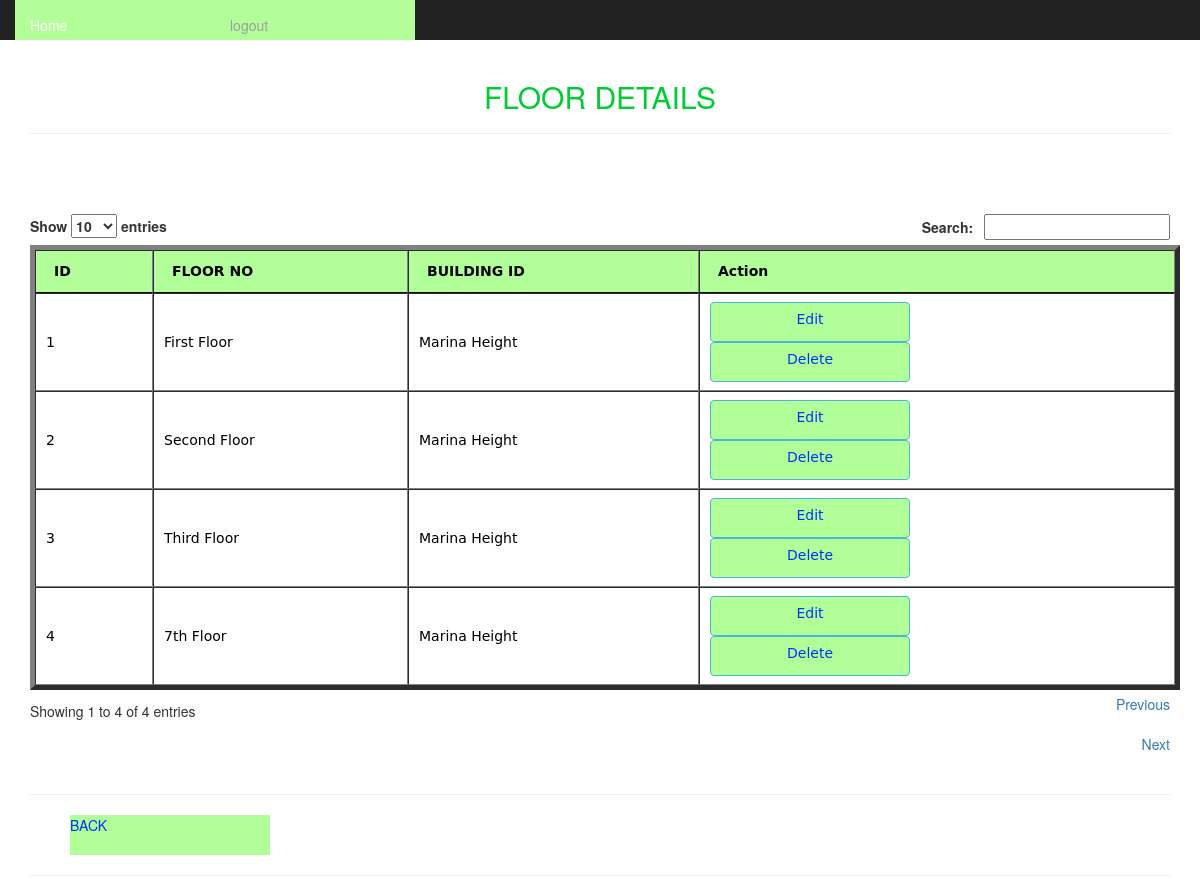
Page /siteadmin/floordetails.php (signed in) on the earlier database version.
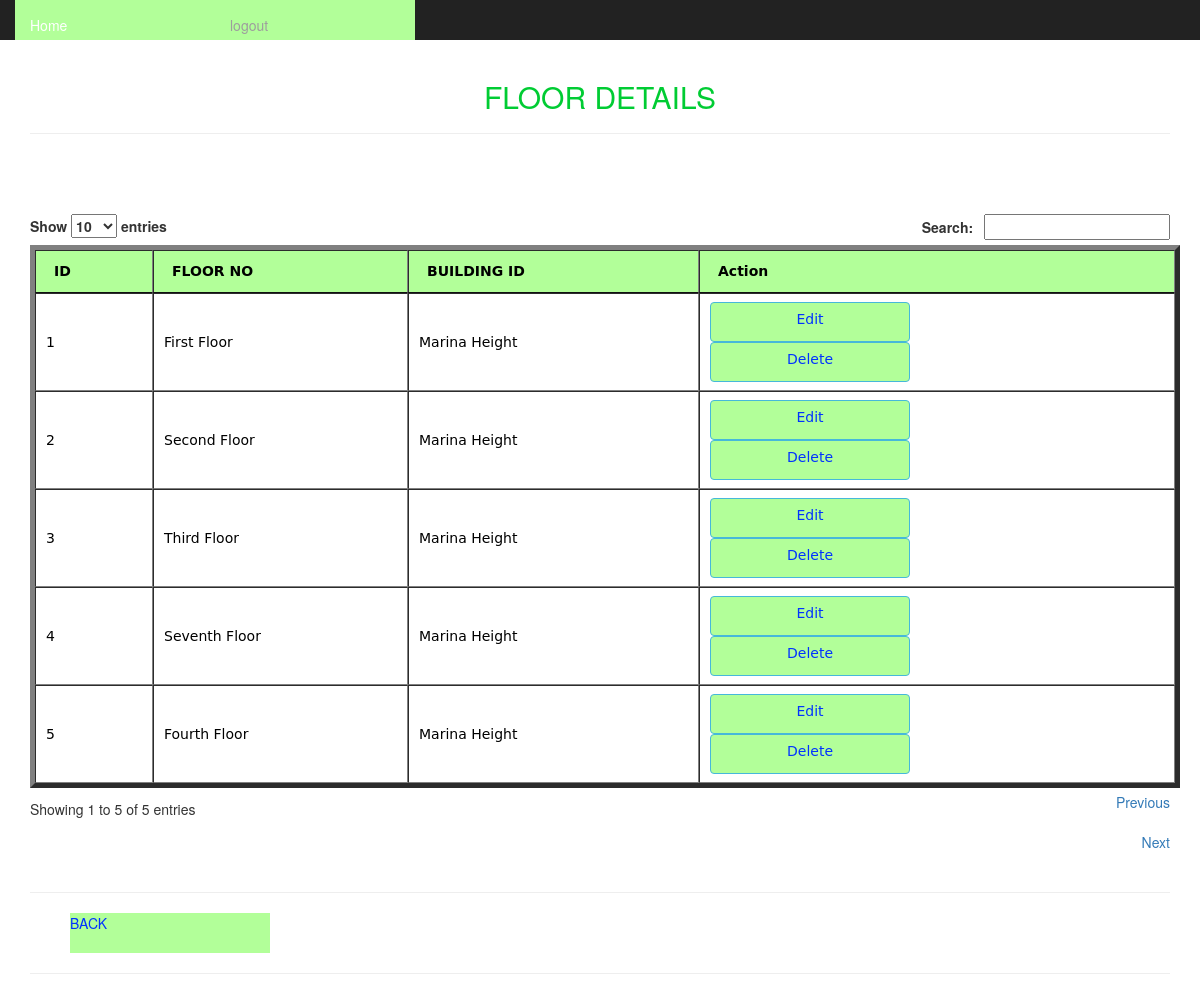
Same page on the later database version.
### tables this page shows
CREATE TABLE `floors` (
  `fid` int(11) NOT NULL,
  `floor_no` varchar(200) NOT NULL,
  `building_id` int(11) NOT NULL,
  `added_date` timestamp NOT NULL DEFAULT CURRENT_TIMESTAMP
);

CREATE TABLE `building_info` (
  `bldid` int(11) NOT NULL,
  `name` varchar(200) NOT NULL,
  `address` varchar(200) NOT NULL,
  `security_guard_mobile` varchar(200) NOT NULL,
  `building_make_year` varchar(200) NOT NULL,
  `status` varchar(255) NOT NULL,
  `added_date` timestamp NOT NULL DEFAULT CURRENT_TIMESTAMP
);

### siteadmin/floordetails.php (the view, shortened to what this page needs)
<html>
<head>
<link rel="stylesheet" href="../css/bootstrap.css" type="text/css" media="screen"/>
<link rel="stylesheet" href="../style/style.css" type="text/css" media="screen"/>
<link href="../style/jquery.dataTables.min.css" rel="stylesheet">
</head>
 <body>
<div class="container">
<nav class="nav navbar-inverse navbar-fixed-top">
<?php include_once("headerad.php");?>
</nav><br><br><br>
   <h2 align="center" style="color:#0C3; text-transform:uppercase;">Floor details</h2>
     <HR>
          <BR>
					<BR>
   <div><br/>
     <div align="center" style="margin-center:1px;">
<?php
$result = mysql_query("SELECT * FROM floors");
$i = 0;
echo "<table id='users' border='5' style='background-color:#B2FF99'>
<thead>
<tr>
<th>ID</th>
<th>FLOOR NO</th>
<th>BUILDING ID</th>
<th>Action</th>
</tr></thead><tbody>";
while($row = mysql_fetch_array($result))
{
	$i++;
$b = mysql_query("SELECT * FROM building_info");
$building = mysql_fetch_array($b);
echo "<tr style='width:400px;height:80px'>";
echo "<td>" . $i . "</td>";
echo "<td>" . $row['floor_no'] . "</td>";
echo "<td>" . $building['name'] . "</td>";
echo "<td><a class='btn btn-info' href='edit_floors.php?id=".$row['fid']."'>Edit</a><br>";
echo "<a class='btn btn-info' href='delete_floors.php?id=".$row['fid']."'>Delete</a></td>";
echo "</tr>";
}
echo "</tbody></table>";
?>
</div>
<hr><ul><a href="admin_dashboard.php" class="button">BACK</a>  </ul><hr>
</html>

Differences in the rows shown:
changed floors: floor_no "7th Floor" → "Seventh Floor"
added floors: floor_no "Fourth Floor", building_info.name "Marina Height"
Other differences:
text written by a page script: "Show entries Search: Showing 1 to 4 of 4 entries Previous Next" → "Show entries Search: Showing 1 to 5 of 5 entries Previous Next"
